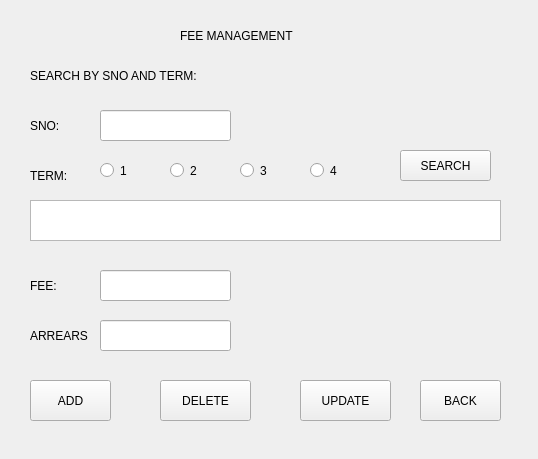
<?xml version="1.0" encoding="UTF-8"?>
<ui version="4.0">
 <class>feemanage</class>
 <widget class="QWidget" name="feemanage">
  <property name="geometry">
   <rect>
    <x>0</x>
    <y>0</y>
    <width>538</width>
    <height>459</height>
   </rect>
  </property>
  <property name="windowTitle">
   <string>Form</string>
  </property>
  <widget class="QLabel" name="label">
   <property name="geometry">
    <rect>
     <x>180</x>
     <y>10</y>
     <width>221</width>
     <height>51</height>
    </rect>
   </property>
   <property name="styleSheet">
    <string notr="true">font: 75 18pt &quot;Consolas&quot;;</string>
   </property>
   <property name="text">
    <string>FEE MANAGEMENT</string>
   </property>
  </widget>
  <widget class="QLabel" name="label_2">
   <property name="geometry">
    <rect>
     <x>30</x>
     <y>110</y>
     <width>51</width>
     <height>31</height>
    </rect>
   </property>
   <property name="text">
    <string>SNO:</string>
   </property>
  </widget>
  <widget class="QLabel" name="label_6">
   <property name="geometry">
    <rect>
     <x>30</x>
     <y>160</y>
     <width>61</width>
     <height>31</height>
    </rect>
   </property>
   <property name="text">
    <string>TERM:</string>
   </property>
  </widget>
  <widget class="QLabel" name="label_7">
   <property name="geometry">
    <rect>
     <x>30</x>
     <y>270</y>
     <width>61</width>
     <height>31</height>
    </rect>
   </property>
   <property name="text">
    <string>FEE:</string>
   </property>
  </widget>
  <widget class="QLabel" name="label_8">
   <property name="geometry">
    <rect>
     <x>30</x>
     <y>320</y>
     <width>71</width>
     <height>31</height>
    </rect>
   </property>
   <property name="text">
    <string>ARREARS</string>
   </property>
  </widget>
  <widget class="QLineEdit" name="fee_IDlineEdit">
   <property name="geometry">
    <rect>
     <x>100</x>
     <y>110</y>
     <width>131</width>
     <height>31</height>
    </rect>
   </property>
  </widget>
  <widget class="QLineEdit" name="fee_feelineEdit">
   <property name="geometry">
    <rect>
     <x>100</x>
     <y>270</y>
     <width>131</width>
     <height>31</height>
    </rect>
   </property>
  </widget>
  <widget class="QLineEdit" name="fee_arrearage_lineEdit">
   <property name="geometry">
    <rect>
     <x>100</x>
     <y>320</y>
     <width>131</width>
     <height>31</height>
    </rect>
   </property>
  </widget>
  <widget class="QPushButton" name="fee_querypushButton">
   <property name="geometry">
    <rect>
     <x>400</x>
     <y>150</y>
     <width>91</width>
     <height>31</height>
    </rect>
   </property>
   <property name="text">
    <string>SEARCH</string>
   </property>
  </widget>
  <widget class="QPushButton" name="fee_addpushButton">
   <property name="geometry">
    <rect>
     <x>30</x>
     <y>380</y>
     <width>81</width>
     <height>41</height>
    </rect>
   </property>
   <property name="text">
    <string>ADD</string>
   </property>
  </widget>
  <widget class="QPushButton" name="fee_deletepushButton">
   <property name="geometry">
    <rect>
     <x>160</x>
     <y>380</y>
     <width>91</width>
     <height>41</height>
    </rect>
   </property>
   <property name="text">
    <string>DELETE</string>
   </property>
  </widget>
  <widget class="QPushButton" name="fee_updatepushButton">
   <property name="geometry">
    <rect>
     <x>300</x>
     <y>380</y>
     <width>91</width>
     <height>41</height>
    </rect>
   </property>
   <property name="text">
    <string>UPDATE</string>
   </property>
  </widget>
  <widget class="QPushButton" name="fee_backpushButton">
   <property name="geometry">
    <rect>
     <x>420</x>
     <y>380</y>
     <width>81</width>
     <height>41</height>
    </rect>
   </property>
   <property name="text">
    <string>BACK</string>
   </property>
  </widget>
  <widget class="QRadioButton" name="radioButton">
   <property name="geometry">
    <rect>
     <x>100</x>
     <y>160</y>
     <width>41</width>
     <height>21</height>
    </rect>
   </property>
   <property name="text">
    <string>1</string>
   </property>
  </widget>
  <widget class="QRadioButton" name="radioButton_2">
   <property name="geometry">
    <rect>
     <x>170</x>
     <y>160</y>
     <width>31</width>
     <height>21</height>
    </rect>
   </property>
   <property name="text">
    <string>2</string>
   </property>
  </widget>
  <widget class="QRadioButton" name="radioButton_3">
   <property name="geometry">
    <rect>
     <x>240</x>
     <y>160</y>
     <width>31</width>
     <height>21</height>
    </rect>
   </property>
   <property name="text">
    <string>3</string>
   </property>
  </widget>
  <widget class="QRadioButton" name="radioButton_4">
   <property name="geometry">
    <rect>
     <x>310</x>
     <y>160</y>
     <width>31</width>
     <height>21</height>
    </rect>
   </property>
   <property name="text">
    <string>4</string>
   </property>
  </widget>
  <widget class="QTextEdit" name="textEdit">
   <property name="geometry">
    <rect>
     <x>30</x>
     <y>200</y>
     <width>471</width>
     <height>41</height>
    </rect>
   </property>
  </widget>
  <widget class="QLabel" name="label_3">
   <property name="geometry">
    <rect>
     <x>30</x>
     <y>60</y>
     <width>461</width>
     <height>31</height>
    </rect>
   </property>
   <property name="text">
    <string>SEARCH BY SNO AND TERM:</string>
   </property>
  </widget>
 </widget>
 <resources/>
 <connections/>
</ui>
